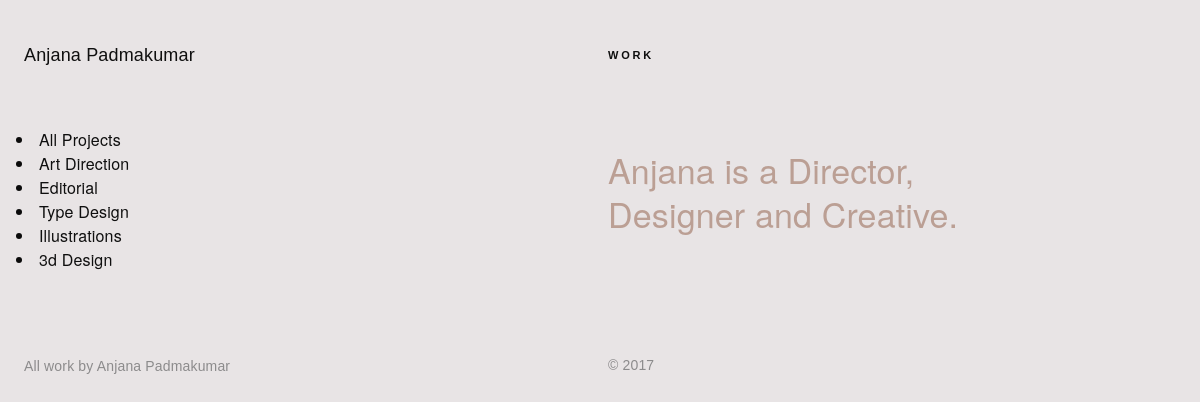
The app's page /project/, older data.
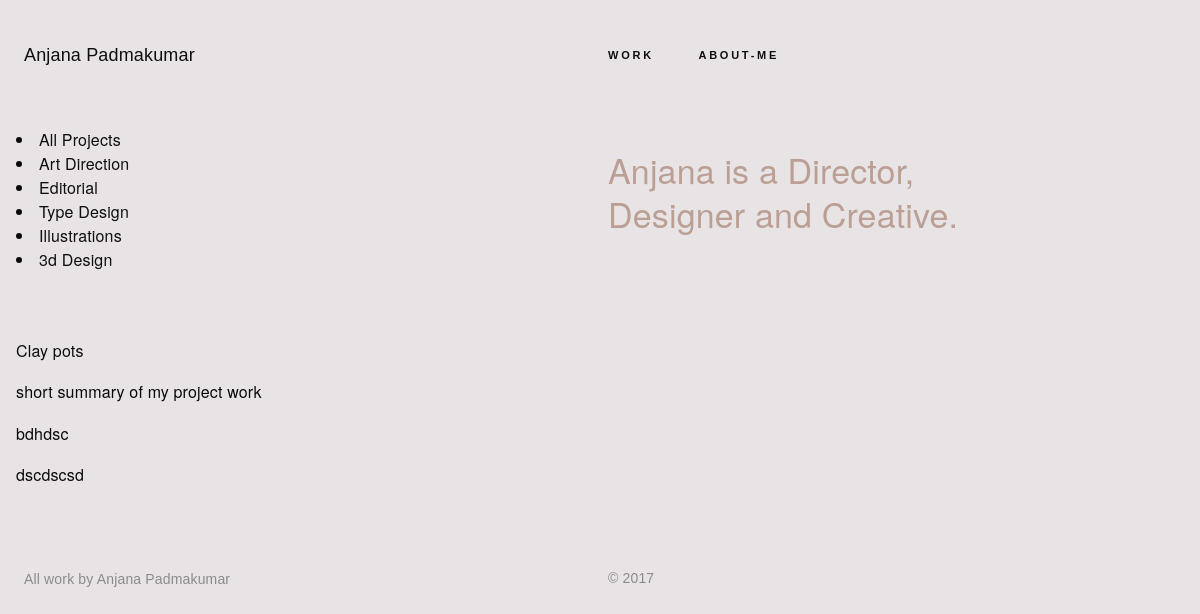
The same page, newer data.
### singlepage/models.py (models this page shows, shortened)
class Singlepage(models.Model):
    title = models.CharField(max_length=250, help_text=u'Max 250 characters')
    slug = models.SlugField(help_text=u'Suggested value automatically generated from title. Must be unique.')
    display_word = models.CharField(max_length=50, help_text=u'Max 50 characters. Displayed in the header.')
    body = models.TextField()
    body_html = models.TextField(editable=False, blank=True)

### project/models.py (models this page shows, shortened)
class Project(models.Model):
    title = models.CharField(max_length=250, help_text = u'Maximum 250 characters')
    slug = models.SlugField(help_text=u'Suggested value automatically generated from title. Must be unique.')
    about = models.TextField()
    about_html = models.TextField(editable=False, blank=True)
    excerpt = models.TextField(help_text = u'A short summary of the project.')
    excerpt_html = models.TextField(editable=False, blank=True)
    url = models.URLField('URL', unique=True)

### project/views.py (the view)
def project_home(request):
    projects = Project.objects.all()
    return render_to_response('project/project_home.html', {'projects': projects}, context_instance=RequestContext(request))

### blog/custom_context_processor.py (called while the page is built, shortened)
def tag_cloud(request):
    MAX_WEIGHT = 5
    tag_list = Tag.objects.usage_for_model(Entry, counts = True)
    return {'tag_list':tag_list}

### singlepage/custom_context_processor.py (called while the page is built)
def singlepages(request):
    singlepages = Singlepage.objects.all()
    return {'singlepages': singlepages}

### templates/project/project_home.html (shortened to what this page needs)
{% extends 'project/project_base.html' %}
{% block main-content %}
	{% for project in projects %}
		<div id="all-projects">
			<div class="header"><a href= {% url 'project:project_detail_page' slug=project.slug %}>{{project.title}}</a>
			</div>
			<div class="body">{{project.excerpt|safe}}</div>
			<br/>
			<br/>
		</div>
	{% endfor %}
{% endblock %}

### templates/base.html (shortened to what this page needs)
<html>
	<head>
		<link rel="stylesheet" href="/static/css/style.css" />
	</head>
  <body>
    <div class="container">
        <div class="cbp-af-header">
			<div class="cbp-af-inner">
				<header class="header">
                    <div class="row">
                        <div class="small-5 medium-6 large-6 columns">
                            <div class="anjana_name"><a href={% url 'art:art_home' %} class="link">Anjana Padmakumar</a></div>
                        </div>
                        <div class="columns small-7 medium-6 header__nav large-6">
                            <nav class="nav_links">
                                <a class="nav_link" href={% url 'art:art_home' %}>WORK</a>
                                {% for page in singlepages %}
                                <a class="nav_link" href={% url 'singlepage:single_page' slug=page.slug %}>{{page.display_word}}</a>
                                {% endfor %}
                            </nav>
                        </div>
                    </div>
                </header>
			</div>
    	</div>
        <div class="scene scene_top clearfix">
            <div class="promo_area row">
                <div class="columns small-12 medium-6">
            {% block navigatorlist %}
							<li><a class="make_black">All Projects</a></li>
							<li><a>Art Direction</a></li>
							<li><a>Editorial</a></li>
							<li><a>Type Design</a></li>
							<li><a>Illustrations</a></li>
							<li><a>3d Design</a></li>
            {% endblock %}
                </div>
                <div class="columns small-0 medium-6">
            {% block promotext %}
                    <div class="promo_text_div">
                        	<h1 class="promo_text">Anjana is a Director,<br/>
                                 Designer and Creative.</h1>
                    </div>
            {% endblock %}
                </div>
            </div>
        </div>
        <div class="scene_artwork">
            <div class="artwork row">
                {% block content %} {% endblock %}
            </div>
        </div>
        <footer>
            <div class="row">
                {% block footertext %}
                <div class="columns medium-6">
                    <p class="copyright"> All work by Anjana Padmakumar
                </div>
                <div class="columns medium-6 copyright">
                    © 2017
                </div>
                {% endblock %}
            </div>
        </footer>
    </div>
  </body>
</html>

Row changes from the older to the newer data that the page shows:
added Singlepage: display_word "ABOUT-ME"
added Project: title "Clay pots", excerpt "short summary of my project work bdhdsc dscdscsd"
